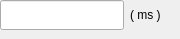
                     <widget class="QWidget" name="page_7">
                      <widget class="QWidget" name="horizontalWidget_9" native="true">
                       <property name="geometry">
                        <rect>
                         <x>0</x>
                         <y>0</y>
                         <width>171</width>
                         <height>30</height>
                        </rect>
                       </property>
                       <property name="minimumSize">
                        <size>
                         <width>0</width>
                         <height>0</height>
                        </size>
                       </property>
                       <property name="maximumSize">
                        <size>
                         <width>16777215</width>
                         <height>30</height>
                        </size>
                       </property>
                       <layout class="QHBoxLayout" name="horizontalLayout_30">
                        <property name="leftMargin">
                         <number>0</number>
                        </property>
                        <property name="topMargin">
                         <number>0</number>
                        </property>
                        <property name="rightMargin">
                         <number>10</number>
                        </property>
                        <property name="bottomMargin">
                         <number>0</number>
                        </property>
                        <item>
                         <widget class="QLineEdit" name="grip_close_wait_time">
                          <property name="minimumSize">
                           <size>
                            <width>20</width>
                            <height>20</height>
                           </size>
                          </property>
                          <property name="maximumSize">
                           <size>
                            <width>200</width>
                            <height>30</height>
                           </size>
                          </property>
                         </widget>
                        </item>
                        <item>
                         <widget class="QLabel" name="label_5">
                          <property name="text">
                           <string>( ms )</string>
                          </property>
                         </widget>
                        </item>
                       </layout>
                      </widget>
                     </widget>
